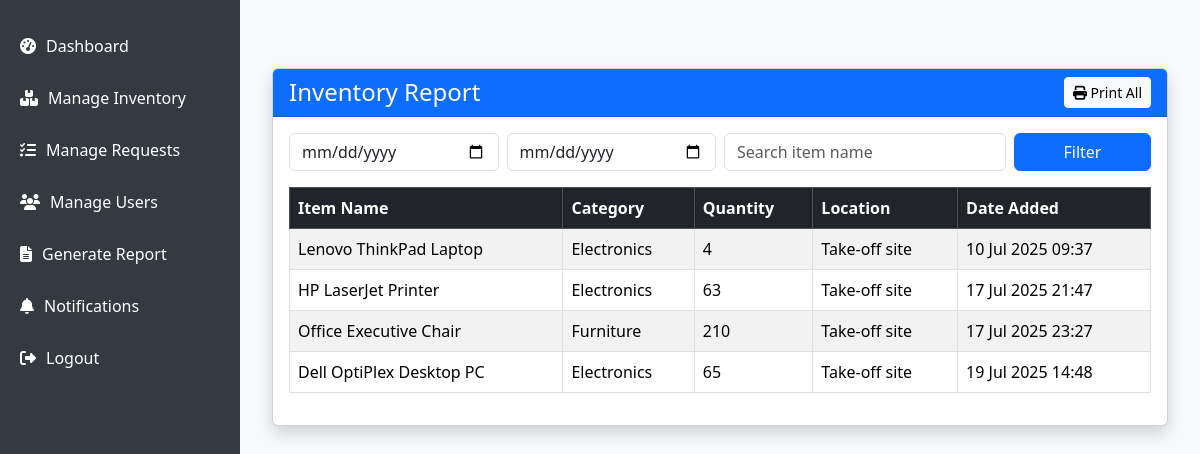
/generate-report/ (signed in), run on the app's committed database.
### inventory/models.py (models this page shows, shortened)
class InventoryItem(models.Model):
    name = models.CharField(max_length=100)
    quantity = models.PositiveIntegerField()
    category = models.CharField(max_length=100, blank=True, null=True)
    location = models.CharField(max_length=100, blank=True, null=True)
    created_at = models.DateTimeField(default=timezone.now)

### inventory/views.py (the view, shortened to what this page needs)
# urls.py: path('generate-report/', views.generate_reports, name='generate_report'),
@login_required
def generate_reports(request):
    form = InventoryReportSearchForm(request.GET or None)
    items = InventoryItem.objects.all()
    return render(request, 'generate_report.html', {'form': form, 'items': items})

### inventory/forms.py
class InventoryReportSearchForm(forms.Form):
    start_date = forms.DateField(
        required=False,
        widget=forms.DateInput(attrs={'type': 'date', **form_control})
    )
    end_date = forms.DateField(
        required=False,
        widget=forms.DateInput(attrs={'type': 'date', **form_control})
    )
    search = forms.CharField(
        required=False,
        widget=forms.TextInput(attrs={'class': 'form-control', 'placeholder': 'Search item name'})
    )

### inventory/templates/generate_report.html (shortened to what this page needs)
{% extends 'base.html' %}
{% load static %}
  {% block content %}
 <div class="container mt-5">
  <div class="card shadow">
    <div class="card-header bg-primary text-white d-flex justify-content-between align-items-center">
      <h4 class="mb-0">Inventory Report</h4>
      <button onclick="window.print()" class="btn btn-light btn-sm">
        <i class="fas fa-print"></i> Print All
      </button>
    </div>
    <div class="card-body">
      <form method="get" class="row g-2 mb-3">
  <div class="col-md-3">{{ form.start_date }}</div>
  <div class="col-md-3">{{ form.end_date }}</div>
  <div class="col-md-4">{{ form.search }}</div>
  <div class="col-md-2">
    <button type="submit" class="btn btn-primary w-100">Filter</button>
  </div>
</form>
      <div class="table-responsive">
        <table class="table table-bordered table-striped">
          <thead class="table-dark">
            <tr>
              <th>Item Name</th>
              <th>Category</th>
              <th>Quantity</th>
              <th>Location</th>
              <th>Date Added</th>
            </tr>
          </thead>
          <tbody>
            {% for item in items %}
            <tr>
              <td>{{ item.name }}</td>
              <td>{{ item.category }}</td>
              <td>{{ item.quantity }}</td>
              <td>{{ item.location }}</td>
              <td>{{ item.created_at|date:"d M Y H:i" }}</td>
            </tr>
            {% empty %}
            <tr>
              <td colspan="5" class="text-center">No items found for selected criteria.</td>
            </tr>
            {% endfor %}
          </tbody>
        </table>
      </div>
    </div>
  </div>
</div>
  {% endblock %}

### inventory/templates/base.html (style rules this page uses)
body { margin: 0; padding: 0; display: flex; height: 100vh; overflow: hidden; font-family: 'Segoe UI', sans-serif; background-color: #f8f9fa; }

### data on the page
InventoryItem: name "Lenovo ThinkPad Laptop", category "Electronics", quantity "4", location "Take-off site", created_at "10 Jul 2025 09:37"
InventoryItem: name "HP LaserJet Printer", category "Electronics", quantity "63", location "Take-off site", created_at "17 Jul 2025 21:47"
InventoryItem: name "Office Executive Chair", category "Furniture", quantity "210", location "Take-off site", created_at "17 Jul 2025 23:27"
InventoryItem: name "Dell OptiPlex Desktop PC", category "Electronics", quantity "65", location "Take-off site", created_at "19 Jul 2025 14:48"
